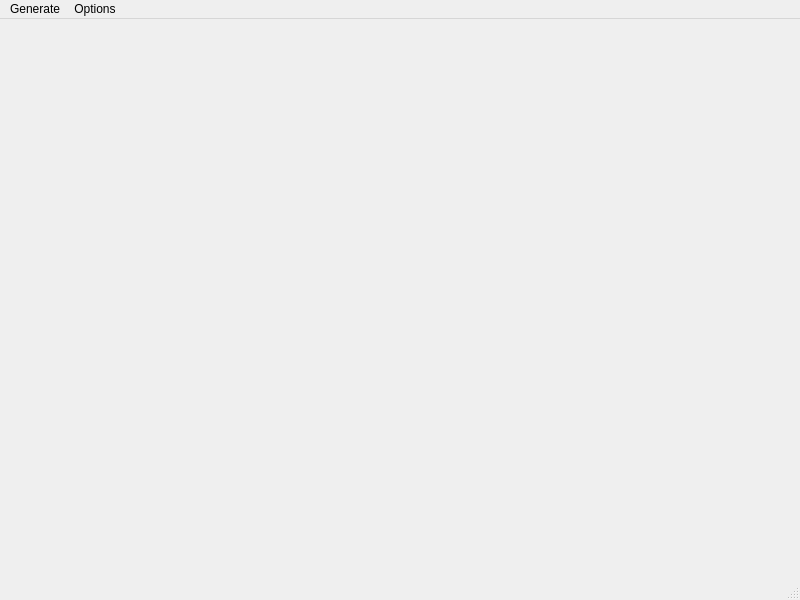
<?xml version="1.0" encoding="UTF-8"?>
<ui version="4.0">
 <class>KMapWindow</class>
 <widget class="QMainWindow" name="KMapWindow">
  <property name="geometry">
   <rect>
    <x>0</x>
    <y>0</y>
    <width>800</width>
    <height>600</height>
   </rect>
  </property>
  <property name="windowTitle">
   <string>MainWindow</string>
  </property>
  <widget class="QWidget" name="centralwidget"/>
  <widget class="QMenuBar" name="menubar">
   <property name="geometry">
    <rect>
     <x>0</x>
     <y>0</y>
     <width>800</width>
     <height>21</height>
    </rect>
   </property>
   <widget class="QMenu" name="menuOptions">
    <property name="title">
     <string>Options</string>
    </property>
    <addaction name="actionRefresh"/>
   </widget>
   <widget class="QMenu" name="menuGenerate">
    <property name="title">
     <string>Generate</string>
    </property>
    <addaction name="actionSOP"/>
    <addaction name="actionPOS"/>
   </widget>
   <addaction name="menuGenerate"/>
   <addaction name="menuOptions"/>
  </widget>
  <widget class="QStatusBar" name="statusbar"/>
  <action name="actionRefresh">
   <property name="text">
    <string>Refresh</string>
   </property>
  </action>
  <action name="actionSOP">
   <property name="text">
    <string>SOP</string>
   </property>
  </action>
  <action name="actionPOS">
   <property name="text">
    <string>POS</string>
   </property>
  </action>
 </widget>
 <resources/>
 <connections/>
</ui>
